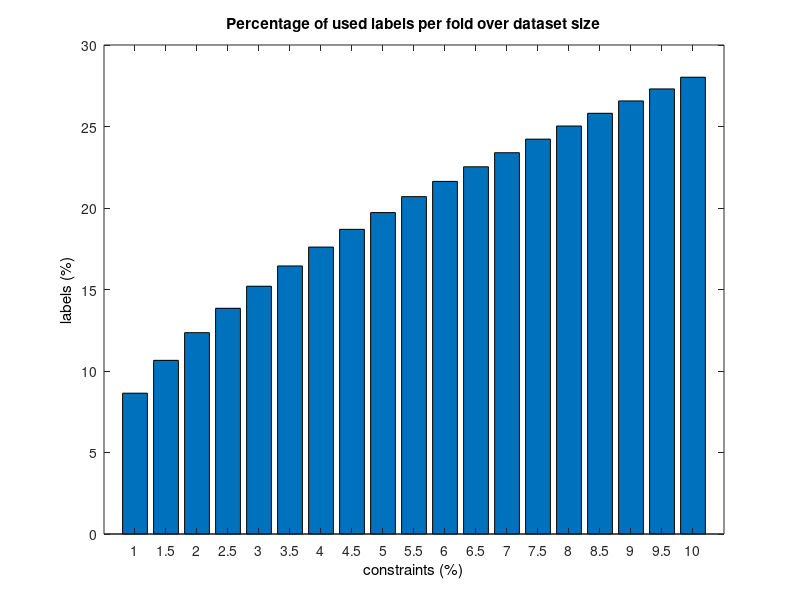
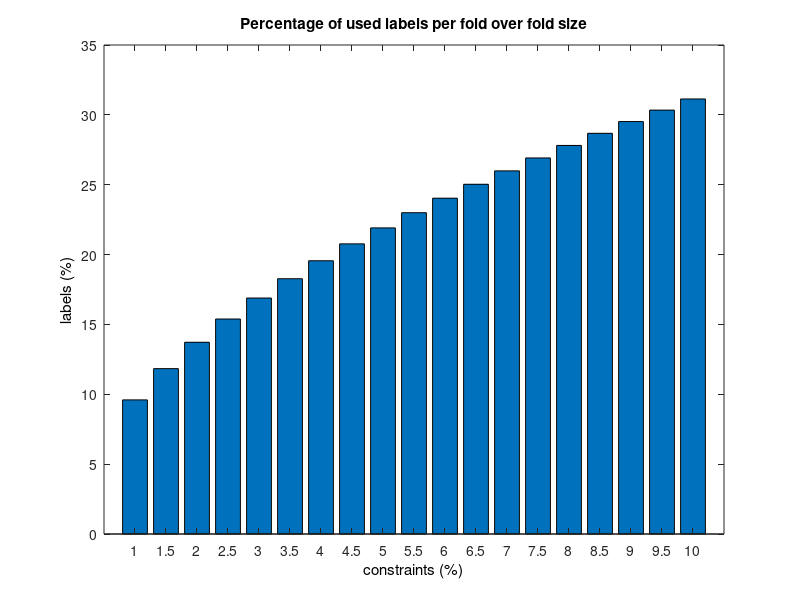

These figures' MATLAB source, in order:
clear
close all
clc

%% Percentage of used constraints

datastr = {'fisheriris';'ionospere';'TT-SC-ST';'Brod40-3'};

Ns = [150,351,424,120];
  
cv = 10;
nconstr = 1:0.5:10;

n = length(Ns);       %number of datasets
nc = length(nconstr); %number of constraints
total_labels = Ns;    %total number of labels
total_cv_labels = Ns.*(100-cv)./100;       %total number of cross validation labels
total_constraints = ((Ns.^2)-Ns)./2; %total number of constraints
total_cv_constraints = ((total_cv_labels.^2)-total_cv_labels)/2;
used_cv_constraints = zeros(n,nc);       %row=dataset, column=constraints
used_cv_labels = zeros(n,nc);            %row=dataset, column=constraints
used_cv_labels_per = zeros(n,nc);        %row=dataset, column=constraints
used_cv_labels_per_total = zeros(n,nc);  %row=dataset, column=constraints

for i = 1:n
    for j = 1:nc
        used_cv_constraints(i,j) = (total_cv_constraints(i)*nconstr(j))/100;
        tmp1 = ( -1 + sqrt( (1^2)-4*1*(-2)*used_cv_constraints(i,j) ) )/2;
        tmp2 = ( -1 - sqrt( (1^2)-4*1*(-2)*used_cv_constraints(i,j) ) )/2;
        used_cv_labels(i,j) = max([tmp1,tmp2]);
        used_cv_labels_per(i,j) = 100*used_cv_labels(i,j)/total_cv_labels(i);
        used_cv_labels_per_total(i,j) = 100*used_cv_labels(i,j)/Ns(i);
    end
end


f1 = figure;
ax = axes(f1);
bar(used_cv_labels_per_total(1,:));
title('Percentage of used labels per fold over dataset size');
%set(ax,'XTick',1:length(datastr),'XTickLabel',datastr,'XTickLabelRotation',45);
set(ax,'XTick',1:length(nconstr),'XTickLabel',nconstr,'XTickLabelRotation',0);
%set(get(ax,'XLabel'), 'String', 'dataset name');
set(get(ax,'XLabel'), 'String', 'constraints (%)');
set(get(ax,'YLabel'), 'String', 'labels (%)');

f2 = figure;
ax = axes(f2);
bar(used_cv_labels_per(1,:));
title('Percentage of used labels per fold over fold size');
%set(ax,'XTick',1:length(datastr),'XTickLabel',datastr,'XTickLabelRotation',45);
set(ax,'XTick',1:length(nconstr),'XTickLabel',nconstr,'XTickLabelRotation',0);
%set(get(ax,'XLabel'), 'String', 'dataset name');
set(get(ax,'XLabel'), 'String', 'constraints (%)');
set(get(ax,'YLabel'), 'String', 'labels (%)');

